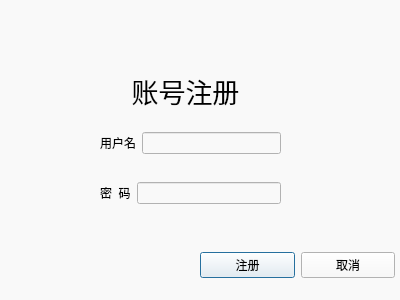
<?xml version="1.0" encoding="UTF-8"?>
<ui version="4.0">
 <class>Dialog</class>
 <widget class="QDialog" name="Dialog">
  <property name="geometry">
   <rect>
    <x>0</x>
    <y>0</y>
    <width>400</width>
    <height>300</height>
   </rect>
  </property>
  <property name="windowTitle">
   <string>账号注册</string>
  </property>
  <property name="windowIcon">
   <iconset resource="../../apprcc.qrc">
    <normaloff>:/img/img/icons/swimming.png</normaloff>:/img/img/icons/swimming.png</iconset>
  </property>
  <property name="styleSheet">
   <string notr="true">background-color: rgb(249, 249, 249);</string>
  </property>
  <widget class="QLabel" name="label">
   <property name="geometry">
    <rect>
     <x>90</x>
     <y>60</y>
     <width>191</width>
     <height>61</height>
    </rect>
   </property>
   <property name="font">
    <font>
     <family>Adobe Devanagari</family>
     <pointsize>20</pointsize>
    </font>
   </property>
   <property name="layoutDirection">
    <enum>Qt::LeftToRight</enum>
   </property>
   <property name="text">
    <string>账号注册</string>
   </property>
   <property name="alignment">
    <set>Qt::AlignCenter</set>
   </property>
  </widget>
  <widget class="QLabel" name="label_4">
   <property name="geometry">
    <rect>
     <x>0</x>
     <y>0</y>
     <width>191</width>
     <height>51</height>
    </rect>
   </property>
   <property name="styleSheet">
    <string notr="true">border-image: url(:/img/Settings/main_window_img/school_logo.jpg);</string>
   </property>
   <property name="text">
    <string/>
   </property>
   <property name="pixmap">
    <pixmap>images/small_log.png</pixmap>
   </property>
  </widget>
  <widget class="QWidget" name="layoutWidget">
   <property name="geometry">
    <rect>
     <x>100</x>
     <y>130</y>
     <width>181</width>
     <height>26</height>
    </rect>
   </property>
   <layout class="QHBoxLayout" name="horizontalLayout">
    <item>
     <widget class="QLabel" name="label_2">
      <property name="text">
       <string>用户名</string>
      </property>
     </widget>
    </item>
    <item>
     <widget class="QLineEdit" name="edit_username"/>
    </item>
   </layout>
  </widget>
  <widget class="QWidget" name="layoutWidget1">
   <property name="geometry">
    <rect>
     <x>100</x>
     <y>180</y>
     <width>181</width>
     <height>26</height>
    </rect>
   </property>
   <layout class="QHBoxLayout" name="horizontalLayout_2" stretch="0,0">
    <item>
     <widget class="QLabel" name="label_3">
      <property name="text">
       <string>密  码</string>
      </property>
     </widget>
    </item>
    <item>
     <widget class="QLineEdit" name="edit_password"/>
    </item>
   </layout>
  </widget>
  <widget class="QWidget" name="layoutWidget2">
   <property name="geometry">
    <rect>
     <x>200</x>
     <y>250</y>
     <width>195</width>
     <height>30</height>
    </rect>
   </property>
   <layout class="QHBoxLayout" name="horizontalLayout_3">
    <item>
     <widget class="QPushButton" name="pushButton_regiser">
      <property name="text">
       <string>注册</string>
      </property>
     </widget>
    </item>
    <item>
     <widget class="QPushButton" name="pushButton_cancer">
      <property name="text">
       <string>取消</string>
      </property>
     </widget>
    </item>
   </layout>
  </widget>
 </widget>
 <resources>
  <include location="../../app.qrc"/>
  <include location="../../apprcc.qrc"/>
 </resources>
 <connections/>
</ui>
